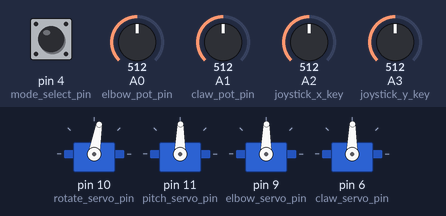
Bench run of a sketch on a simulated Arduino Uno, built with avr-gcc and run on an emulated ATmega328P. On the bench: 4 × servo. Inputs (shaded band) come from the test bench; at power-on: A0 (elbow_pot_pin) = 512, A1 (claw_pot_pin) = 512, A2 (joystick_x_key) = 512, A3 (joystick_y_key) = 512, pin 4 (mode_select_pin) HIGH. What the sketch prints to the serial monitor is not drawn.

Above: at 1.2 s.
1.3 s: A0 (elbow_pot_pin) set to 716
At 1.8 s:
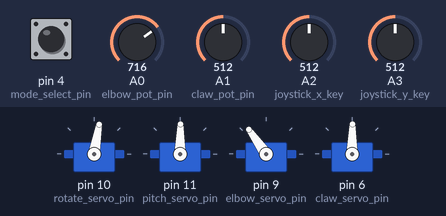
2.8 s: A1 (claw_pot_pin) set to 716
At 3.8 s:
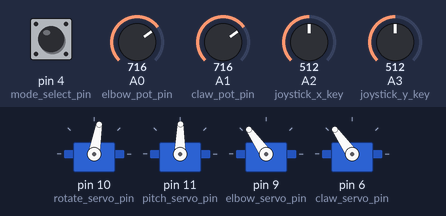
4.3 s: A2 (joystick_x_key) set to 716
At 5.5 s:
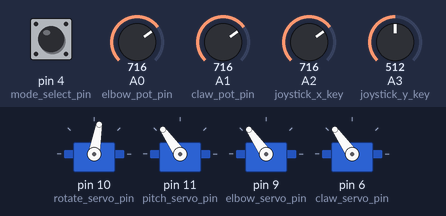
5.8 s: A3 (joystick_y_key) set to 716
At 6.5 s:
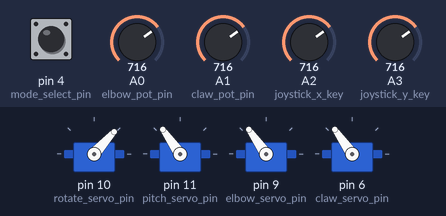
7.3 s: A0 (elbow_pot_pin) set to 992
At 8.5 s:
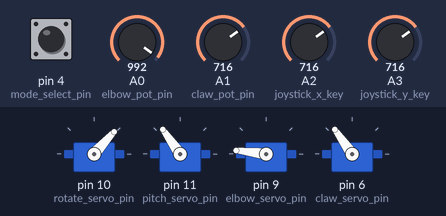
8.8 s: A1 (claw_pot_pin) set to 992
At 9.3 s:
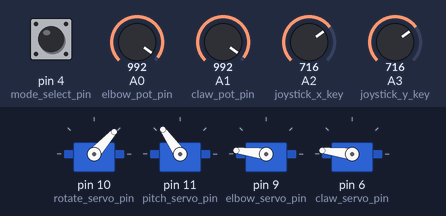
Timing chart, 0 to 11.3 s (numbered marks = the images above; inputs shaded):
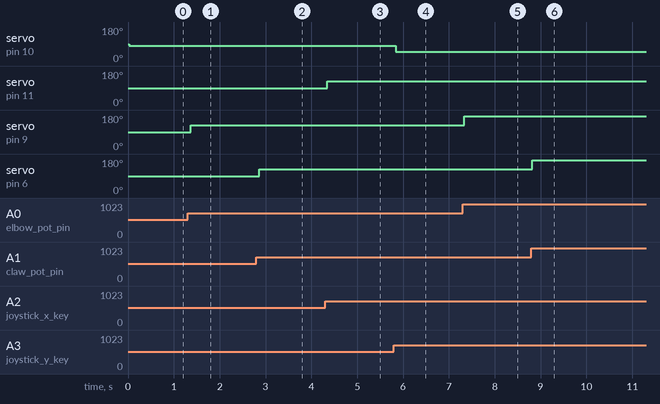

The sketch:

robotic_arm.ino
```cpp
#include <Servo.h>
#include <SoftwareSerial.h>

// Hardware entities instantiation
Servo rotate_servo;
Servo pitch_servo;
Servo elbow_servo;
Servo claw_servo;

// Pentru a putea trimite date prin Bluetooth, pinul TX al modulului va fi
// conectat la pinul RX al placii si RX de pe modul la TX de pe placa - nu era
// obligatoriu pentru acest proiect, deoarece nu trimitem date de pe placa
SoftwareSerial BT_module(0, 1); // RX | TX

// Control pins, positions and values
// Elementele de control (Joystick si 2 potentiometre) vor fi conectate
// la 4 pini analogici
const int elbow_pot_pin = A0;
const int claw_pot_pin = A1;
const int joystick_x_key = A2;
const int joystick_y_key = A3;
// Pozitiile in care vor si setate servo-urile
int rotate_pos;
int pitch_pos;
int elbow_pos;
int claw_pos;
// Valorile citie de pe elementele analogice, cu valori intre 0 si 1024.
// Acestea vor fi mapate pentru fiecare servo, pentru a corespunde valorilor
// corespunzatoare unui servo, intre 0 si 180 de grade.
// Joystick-ul functioneaza ca 2 potentiometre, fiecare controland cate o axa.
// Aditional, mai este putea fi folosita optiunea de click pe joystick.
int joystick_x_value;
int joystick_y_value;
int elbow_pot_value;
int claw_pot_value;

// Servomotors pins - Digital PWM
const int rotate_servo_pin = 10;
const int pitch_servo_pin = 11;
const int elbow_servo_pin = 9;
const int claw_servo_pin = 6;

// Pozitiile in care vor fi setate servo-urile initial, inainte de a
// le controla cu potentiometre sau din aplicatia Android.
int initial_position_rotate = 90;
int initial_position_pitch = 90;
int initial_position_elbow = 90;
int initial_position_claw = 90;

// Mode select
// Daca este setat pe 0, bratul va fi controlat cu componentele fizice
// Daca este setat pe 1, acesta va astepta semnale seriale obtinute prin Bluetooth
int mode_select = 0;
const int mode_select_pin = 4; // digital

// Function definition
// writeToServos - scrierea celor 4 servo-uri
void writeToServos(int rotate_pos, int pitch_pos, int elbow_pos, int claw_pos);
// servoConnected - verifica daca toate cele 4 servo-uri sunt conectate
bool servosConnected();

static int BT_value = 0;

void setup() {
  // Setarea Baud Rate-ului la 9600 pentru ambele comunicari
  // Putem Baud Rate-ul conexiunii Bluetooth la 9600, deoarece nu avem nevoie de setari cu comenzile acestuia
  Serial.begin(9600);
  BT_module.begin(9600);
  Serial.println("Bluetooth ready to connect\nDefault password is 1234 or 000");

  rotate_servo.attach(rotate_servo_pin);
  pitch_servo.attach(pitch_servo_pin);
  elbow_servo.attach(elbow_servo_pin);
  claw_servo.attach(claw_servo_pin);

  writeToServos(initial_position_rotate, initial_position_pitch, initial_position_elbow, initial_position_claw);

  pinMode(mode_select_pin, INPUT);

  rotate_pos = initial_position_rotate;
  pitch_pos = initial_position_pitch;
  elbow_pos = initial_position_elbow;
  claw_pos = initial_position_claw;
}

void loop() {

  mode_select = digitalRead(mode_select_pin);

  // Daca toate servo-urile sunt conectate, putem controla bratul
  // Daca nu sunt conectate, afisam un mesaj
  if(servosConnected()){
    if (mode_select == 0) {
      // Bluetooth control case
      // Asteptam transmitere de date din aplicatie
      if (BT_module.available()) {
        // Datele vor fi trimise sub forma de intreg
        BT_value = BT_module.parseInt();
        Serial.println("Value: " + (int)BT_value);

        // In functie de valoarea transmisa, vom muta o anumita parte a bratului:
        // Daca cifra miilor a fiecarei valori transmise este 1, vom roti bratul,
        // daca este 2 vom inclina bratul(miscare asemanatoare cu cea a umarulul),
        // daca este 3 bratul va actiona segmentul care misca gheara,
        // daca este 4 vom inchide sau deschide gheara.
        // Pentru fiecare caz vom mapa valori de la 0 la 180 de grade(sau invers, daca dorim inversarea
        // directiei fata de cea a dispozitivului de control)
        if (BT_value >= 1000 && BT_value < 1180) {
          //Serial.println("Rotate: " + (int)BT_value);
          rotate_pos = map(BT_value, 1000, 1179, 179, 0);
        }
        else if (BT_value >= 2000 && BT_value < 2180) {
          //Serial.println("Pitch: " + (int)BT_value);
          pitch_pos = map(BT_value, 2000, 2179, 0, 179);
        }
        else if (BT_value >= 3000 && BT_value < 3180) {
          //Serial.println("elbow: " + (int)BT_value);
          elbow_pos = map(BT_value, 3000, 3179, 0, 179);
        }
        else if (BT_value >= 4000 && BT_value < 4180) {
          //Serial.println("Claw: " + (int)BT_value);
          claw_pos = map(BT_value, 4000, 4179, 0, 179);
        }

        // Valoarea va fi din nou 0, pentru a evita miscarea nedorita a servo-urilor
        BT_value = 0;
        // Este indicat sa se astepte o durata de timp intre citirile sincrone
        // Din aplicatie este transmis un delay la fiecare scriere
        delay(40);
      }
    }
    else {
      // Joystick and potentiometers control case
      // Vom citi valorile de pe pinii analogici si vom astepta 5 milisecunde intre citiri,
      // pentru a nu folosi valori gresite
      joystick_x_value = analogRead(joystick_y_key);
      delay(5);
      joystick_y_value = analogRead(joystick_x_key);
      delay(5);
      elbow_pot_value = analogRead(elbow_pot_pin);
      delay(5);
      claw_pot_value = analogRead(claw_pot_pin);
      delay(5);

      // Fiecare potentiometru(inclusiv cele din joystick) au 1024 de valori disponibile,
      // de aceea le vom mapa la valorile corespunzatoare intre unghiurile limita pentru
      // fiecare servo, unele dintre ele fiind limitate, in caz contrat ajungand in pozitii
      // nedorite/neutilizate sau chiar blocarea partilor componente din cadru.
      rotate_pos = map(joystick_x_value, 0, 1023, 159, 0);
      pitch_pos = map(joystick_y_value, 0, 1023, 0, 179);
      elbow_pos = map(elbow_pot_value, 0, 1023, 0, 179);
      claw_pos = map(claw_pot_value, 0, 1023, 0, 179);
    }

    // Mutarea servo-urilor in functie de valorile calculate sau cele initiale
    writeToServos(rotate_pos, pitch_pos, elbow_pos, claw_pos);
    delay(50);

  } else Serial.println("Servos are not attached");
}

// Function declaration
void writeToServos(int rotate_pos, int pitch_pos, int elbow_pos, int claw_pos) {
  rotate_servo.write(rotate_pos);
  //delay(50);
  pitch_servo.write(pitch_pos);
  //delay(50);
  elbow_servo.write(elbow_pos);
  //delay(50);
  claw_servo.write(claw_pos);
  //delay(50);
}

bool servosConnected() {
  return rotate_servo.attached() && pitch_servo.attached() && elbow_servo.attached() && claw_servo.attached();
}
```

Measured:
- after the input at 1.3 s, servo on pin 9 (elbow_servo_pin): 89° → 125° after 0.07 s
- after the input at 2.8 s, servo on pin 6 (claw_servo_pin): 89° → 125° after 0.06 s
- after the input at 4.3 s, servo on pin 11 (pitch_servo_pin): 89° → 125° after 0.05 s
- after the input at 5.8 s, servo on pin 10 (rotate_servo_pin): 80° → 48° at once
- after the input at 7.3 s, servo on pin 9 (elbow_servo_pin): 125° → 173° at once
- after the input at 8.8 s, servo on pin 6 (claw_servo_pin): 125° → 173° at once
